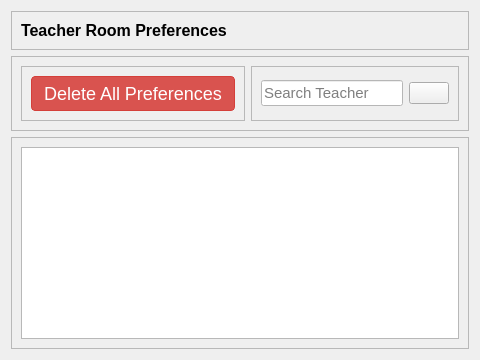
            <widget class="QWidget" name="room_preferences_page">
             <layout class="QVBoxLayout" name="verticalLayout_15">
              <item>
               <widget class="QFrame" name="frame_33">
                <property name="frameShape">
                 <enum>QFrame::StyledPanel</enum>
                </property>
                <property name="frameShadow">
                 <enum>QFrame::Raised</enum>
                </property>
                <layout class="QHBoxLayout" name="horizontalLayout_35">
                 <item alignment="Qt::AlignTop">
                  <widget class="QLabel" name="label_8">
                   <property name="font">
                    <font>
                     <family>Arial</family>
                     <pointsize>12</pointsize>
                     <weight>75</weight>
                     <bold>true</bold>
                    </font>
                   </property>
                   <property name="text">
                    <string>Teacher Room Preferences</string>
                   </property>
                  </widget>
                 </item>
                </layout>
               </widget>
              </item>
              <item alignment="Qt::AlignTop">
               <widget class="QFrame" name="frame_34">
                <property name="frameShape">
                 <enum>QFrame::StyledPanel</enum>
                </property>
                <property name="frameShadow">
                 <enum>QFrame::Raised</enum>
                </property>
                <layout class="QHBoxLayout" name="horizontalLayout_32">
                 <property name="topMargin">
                  <number>9</number>
                 </property>
                 <property name="rightMargin">
                  <number>9</number>
                 </property>
                 <property name="bottomMargin">
                  <number>9</number>
                 </property>
                 <item>
                  <widget class="QFrame" name="frame_36">
                   <property name="frameShape">
                    <enum>QFrame::StyledPanel</enum>
                   </property>
                   <property name="frameShadow">
                    <enum>QFrame::Raised</enum>
                   </property>
                   <layout class="QHBoxLayout" name="horizontalLayout_33">
                    <item alignment="Qt::AlignLeft">
                     <widget class="QPushButton" name="delete_all_room_preferences">
                      <property name="styleSheet">
                       <string notr="true">QPushButton
{
 display: inline-block;
  padding: 6px 12px;
  margin-bottom: 0;
  font-size: 18px;
  font-weight: normal;
  line-height: 1.42857143;
  text-align: center;
  white-space: nowrap;
  vertical-align: middle;
  -ms-touch-action: manipulation;
      touch-action: manipulation;
  cursor: pointer;
  -webkit-user-select: none;
     -moz-user-select: none;
      -ms-user-select: none;
          user-select: none;
  background-image: none;
  border: 1px solid transparent;
  border-radius: 4px;
color: #fff; 
background-color: #5cb85c;
  border-color: #4cae4c;
}
QPushButton
{
color: #fff;
  background-color: #d9534f;
  border-color: #d43f3a;

}


:hover
{
 color: #fff;
  background-color: #c9302c;
  border-color: #ac2925;
}</string>
                      </property>
                      <property name="text">
                       <string>Delete All Preferences</string>
                      </property>
                      <property name="icon">
                       <iconset resource="icons.qrc">
                        <normaloff>:/icons/icons/delete_icon_red.png</normaloff>:/icons/icons/delete_icon_red.png</iconset>
                      </property>
                      <property name="iconSize">
                       <size>
                        <width>24</width>
                        <height>24</height>
                       </size>
                      </property>
                     </widget>
                    </item>
                   </layout>
                  </widget>
                 </item>
                 <item alignment="Qt::AlignRight">
                  <widget class="QFrame" name="frame_37">
                   <property name="frameShape">
                    <enum>QFrame::StyledPanel</enum>
                   </property>
                   <property name="frameShadow">
                    <enum>QFrame::Raised</enum>
                   </property>
                   <layout class="QHBoxLayout" name="horizontalLayout_34">
                    <item>
                     <widget class="QLineEdit" name="room_preferences_search_text">
                      <property name="font">
                       <font>
                        <family>Arial</family>
                        <pointsize>11</pointsize>
                       </font>
                      </property>
                      <property name="styleSheet">
                       <string notr="true">border-bottom: 1px solid;
background-color: white;
color: black;</string>
                      </property>
                      <property name="placeholderText">
                       <string>Search Teacher</string>
                      </property>
                     </widget>
                    </item>
                    <item>
                     <widget class="QPushButton" name="room_preferences_search_button">
                      <property name="text">
                       <string/>
                      </property>
                      <property name="icon">
                       <iconset resource="icons.qrc">
                        <normaloff>:/icons/icons/icons8-search-50.png</normaloff>:/icons/icons/icons8-search-50.png</iconset>
                      </property>
                      <property name="iconSize">
                       <size>
                        <width>24</width>
                        <height>24</height>
                       </size>
                      </property>
                     </widget>
                    </item>
                   </layout>
                  </widget>
                 </item>
                </layout>
               </widget>
              </item>
              <item>
               <widget class="QFrame" name="frame_35">
                <property name="frameShape">
                 <enum>QFrame::StyledPanel</enum>
                </property>
                <property name="frameShadow">
                 <enum>QFrame::Raised</enum>
                </property>
                <layout class="QHBoxLayout" name="horizontalLayout_36">
                 <item>
                  <widget class="QTableWidget" name="room_preferences_table">
                   <property name="styleSheet">
                    <string notr="true">QTableWidget
{
font-size: 20px;
}</string>
                   </property>
                   <property name="editTriggers">
                    <set>QAbstractItemView::NoEditTriggers</set>
                   </property>
                   <property name="alternatingRowColors">
                    <bool>true</bool>
                   </property>
                   <property name="sortingEnabled">
                    <bool>true</bool>
                   </property>
                   <attribute name="horizontalHeaderVisible">
                    <bool>false</bool>
                   </attribute>
                   <attribute name="verticalHeaderVisible">
                    <bool>false</bool>
                   </attribute>
                   <attribute name="verticalHeaderShowSortIndicator" stdset="0">
                    <bool>true</bool>
                   </attribute>
                   <column>
                    <property name="text">
                     <string>ID</string>
                    </property>
                   </column>
                   <column>
                    <property name="text">
                     <string>ID</string>
                    </property>
                   </column>
                   <column>
                    <property name="text">
                     <string>Teacher</string>
                    </property>
                   </column>
                   <column>
                    <property name="text">
                     <string>Preferences</string>
                    </property>
                   </column>
                  </widget>
                 </item>
                </layout>
               </widget>
              </item>
             </layout>
            </widget>
